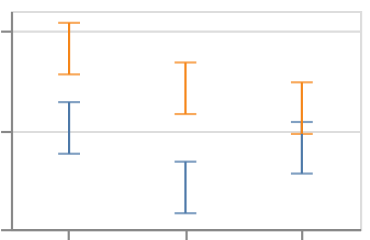

Write the Vega-Lite specification saved for this chart.
### Vega-Lite specification from a JSON file in a GitHub repository (floating-point values rounded to 4 significant figures)
{"$schema": "https://vega.github.io/schema/vega-lite/v6.json", "padding": 5, "autosize": "none", "data": {"values": [{"c": "A", "g": "p", "x": 1, "v": 3.8, "lo": 3, "hi": 8, "e": 0.5, "t": "2024-01-05"}, {"c": "A", "g": "p", "x": 1, "v": 5.1, "lo": 3, "hi": 8, "e": 0.8, "t": "2024-01-15"}, {"c": "A", "g": "p", "x": 1, "v": 6.4, "lo": 3, "hi": 8, "e": 1.1, "t": "2024-01-25"}, {"c": "A", "g": "q", "x": 2, "v": 7.8, "lo": 7, "hi": 12, "e": 0.5, "t": "2024-02-05"}, {"c": "A", "g": "q", "x": 2, "v": 9.1, "lo": 7, "hi": 12, "e": 0.8, "t": "2024-02-15"}, {"c": "A", "g": "q", "x": 2, "v": 10.4, "lo": 7, "hi": 12, "e": 1.1, "t": "2024-02-25"}, {"c": "B", "g": "p", "x": 3, "v": 0.8, "lo": 0, "hi": 5, "e": 0.5, "t": "2024-03-05"}, {"c": "B", "g": "p", "x": 3, "v": 2.1, "lo": 0, "hi": 5, "e": 0.8, "t": "2024-03-15"}, {"c": "B", "g": "p", "x": 3, "v": 3.4, "lo": 0, "hi": 5, "e": 1.1, "t": "2024-03-25"}, {"c": "B", "g": "q", "x": 4, "v": 5.8, "lo": 5, "hi": 10, "e": 0.5, "t": "2024-05-05"}, {"c": "B", "g": "q", "x": 4, "v": 7.1, "lo": 5, "hi": 10, "e": 0.8, "t": "2024-05-15"}, {"c": "B", "g": "q", "x": 4, "v": 8.4, "lo": 5, "hi": 10, "e": 1.1, "t": "2024-05-25"}, {"c": "C", "g": "p", "x": 5, "v": 2.8, "lo": 2, "hi": 7, "e": 0.5, "t": "2024-07-05"}, {"c": "C", "g": "p", "x": 5, "v": 4.1, "lo": 2, "hi": 7, "e": 0.8, "t": "2024-07-15"}, {"c": "C", "g": "p", "x": 5, "v": 5.4, "lo": 2, "hi": 7, "e": 1.1, "t": "2024-07-25"}, {"c": "C", "g": "q", "x": 6, "v": 4.8, "lo": 4, "hi": 9, "e": 0.5, "t": "2024-09-05"}, {"c": "C", "g": "q", "x": 6, "v": 6.1, "lo": 4, "hi": 9, "e": 0.8, "t": "2024-09-15"}, {"c": "C", "g": "q", "x": 6, "v": 7.4, "lo": 4, "hi": 9, "e": 1.1, "t": "2024-09-25"}]}, "width": 160, "height": 100, "mark": {"type": "errorbar", "extent": "stdev", "ticks": {"size": 10}, "rule": {"color": "red"}}, "encoding": {"x": {"field": "c", "type": "nominal"}, "y": {"field": "v", "type": "quantitative"}, "color": {"field": "g", "type": "nominal"}}}
